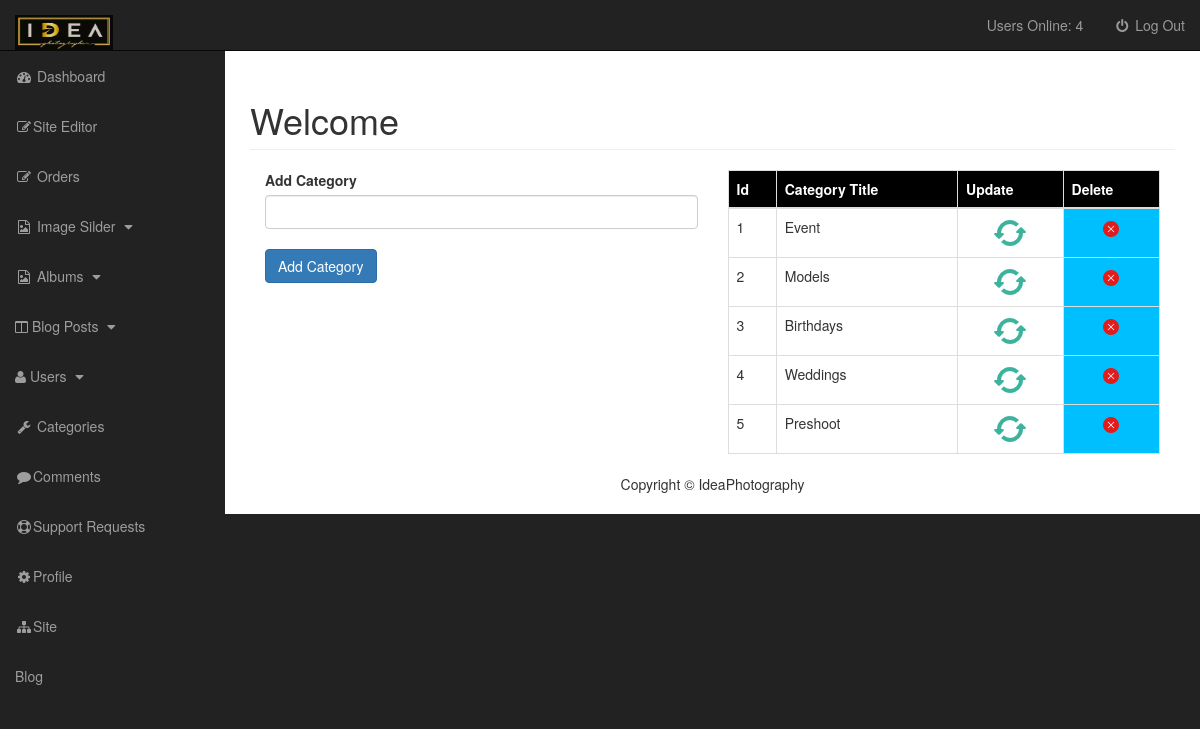
/ideaphotography/Blog/admin/categories.php, run on the app's committed database.
### tables this page shows
CREATE TABLE IF NOT EXISTS `category` (
  `catid` int NOT NULL AUTO_INCREMENT,
  `catname` varchar(255) NOT NULL,
  PRIMARY KEY (`catid`)
);

### ideaphotography/Blog/admin/categories.php (the view, shortened to what this page needs)
<?php include "include/admin_header.php"; ?>
<div id="wrapper">
    <?php include "include/admin_navigation.php"; ?>
    <div id="page-wrapper">
        <div class="container-fluid">
            <div class="row">
                <div class="col-lg-12">
                    <h1 class="page-header">
                        Welcome
                    </h1>
                    <div class="col-xs-6">
                        <form action="" method="POST">
                            <div class="form group">
                                <label for="cat_title">Add Category</label>
                                <input type="text" class="form-control " name="cat_title">
                            </div>
                            <br>
                            <div class="form group">
                                <input class="btn btn-primary"type="submit" name="submit" value="Add Category">
                            </div>
                        </form>
                        <br>
                    </div>
                    <div class="col-xs-6">
                        <table class="table table-bordered table-hover">
                            <thehead >
                                <tr class="thead-dark">
                                    <th>Id</th>
                                    <th>Category Title</th>
                                    <th>Update</th>
                                    <th>Delete</th>
                                </tr>
                            </thehead>
                            <tbody>
                                <?php
                                $query="SELECT * FROM category";
                                $result=mysqli_query($connect,$query);
                                while($row=mysqli_fetch_assoc($result))
                                {
                                ?>
                                <tr>
                                    <td><?php echo $row['catid'];?></td>
                                    <td><?php echo $row['catname'];?></td>
                                    <td align="center"><a href="categories.php?update=<?php echo $row['catid'];?>"  ><img src="images/refresh.png" class= "center"></a></td>
                                    <td align="center" class="colcolar"><a href="categories.php?delete=<?php echo $row['catid'];?>"  ><img src="images/delete.png"  width="20%"></a></td>
                                </tr>
                                <?php }?>
                            </tbody>
                        </table>
                    </div>
                </div>
            </div>
        </div>
        <?php include "include/admin_footer.php"; ?>

### ideaphotography/Blog/admin/css/sb-admin.css (style rules this page uses)
body { margin-top: 100px; background-color: #222; }
@media (min-width:768px) { body { margin-top: 50px; } }
#wrapper { padding-left: 0; }
#page-wrapper { width: 100%; padding: 0; background-color: #fff; }
@media (min-width:768px) { #wrapper { padding-left: 225px; } }
@media (min-width:768px) { #page-wrapper { padding: 10px; } }

### ideaphotography/Blog/admin/include/admin_header.php (style rules this page uses)
.thead-dark { background-color:black; border-color: black; color: white; }
.colcolar { background-color:deepskyblue; }

### data on the page
category: catid "1", catname "Event"
category: catid "2", catname "Models"
category: catid "3", catname "Birthdays"
category: catid "4", catname "Weddings"
category: catid "5", catname "Preshoot"

### other printed values
$rowcount "4"
